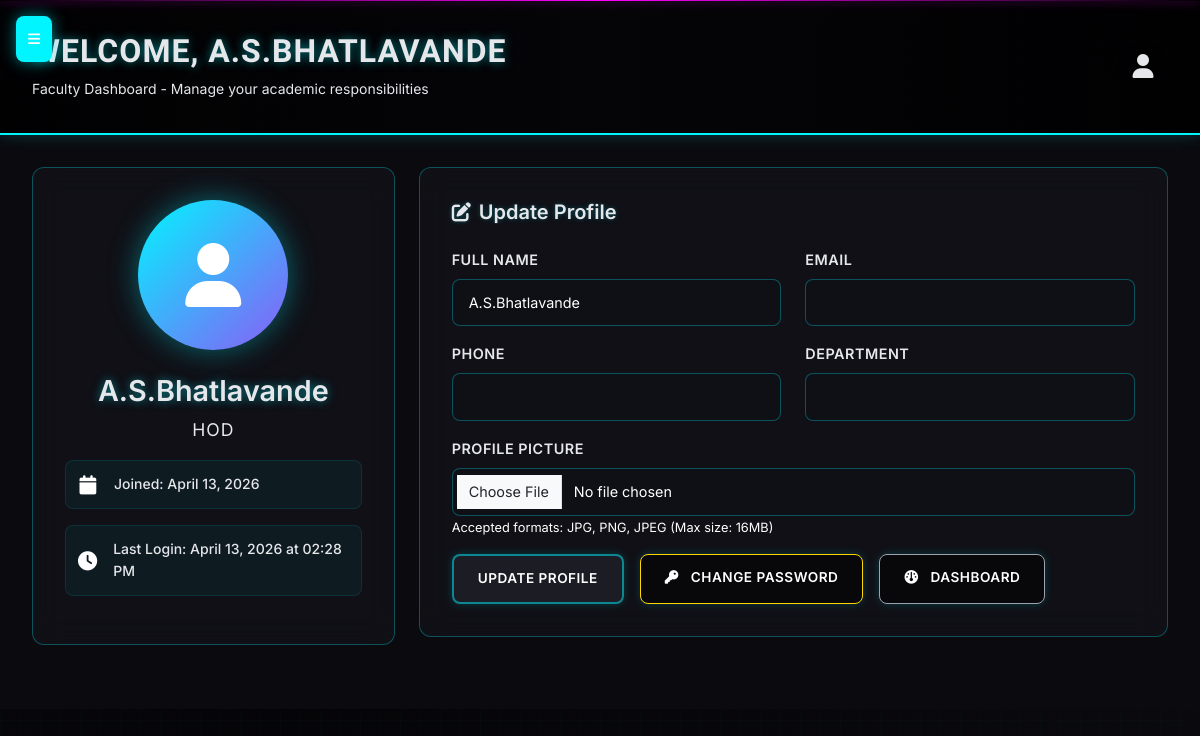
The app's page /profile (signed in), older data.
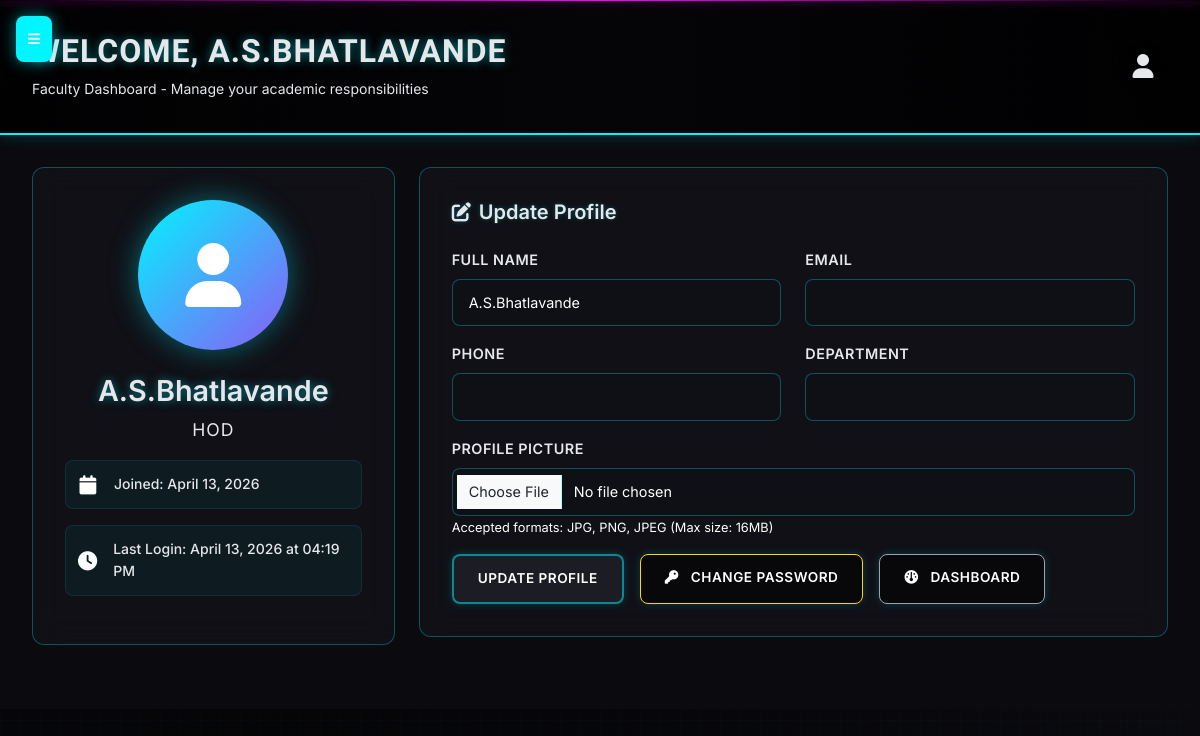
The same page, newer data.
### models.py (models this page shows, shortened)
class User(UserMixin, db.Model):
    id = db.Column(db.Integer, primary_key=True)
    username = db.Column(db.String(150), unique=True, nullable=False)
    password_hash = db.Column(db.String(256))
    role = db.Column(db.String(20), nullable=False)  # hod, cc, faculty, student
    email = db.Column(db.String(120), unique=True)
    phone = db.Column(db.String(15))
    full_name = db.Column(db.String(200))
    department = db.Column(db.String(100))
    profile_picture = db.Column(db.String(200))
    date_joined = db.Column(db.DateTime, default=datetime.utcnow)
    last_login = db.Column(db.DateTime)
    is_active = db.Column(db.Boolean, default=True)
    roll_number = db.Column(db.String(20))  # For students
    section = db.Column(db.String(10))     # For students

### app.py (the view, shortened to what this page needs)
@app.route('/profile', methods=['GET', 'POST'])
@login_required
def profile():
    form = ProfileForm()
    form.full_name.data = current_user.full_name
    form.email.data = current_user.email
    form.phone.data = current_user.phone
    form.department.data = current_user.department
    return render_template('profile.html', form=form)

### forms.py
class ProfileForm(FlaskForm):
    full_name = StringField('Full Name', validators=[
        DataRequired(),
        Length(min=2, max=200),
        Regexp(r'^[A-Za-z\s\-\'\.]+$', message='Name can only contain letters, spaces, hyphens, apostrophes, and periods')
    ])
    email = EmailField('Email', validators=[DataRequired(), Email()])
    phone = StringField('Phone', validators=[
        Optional(),
        Length(max=15),
        Regexp(r'^[\d\s\-\+\(\)]+$', message='Phone number can only contain digits, spaces, hyphens, plus, and parentheses')
    ])
    department = StringField('Department', validators=[Optional(), Length(max=100)])
    profile_picture = FileField('Profile Picture', validators=[FileAllowed(['jpg', 'png', 'jpeg'], 'Images only!')])
    submit = SubmitField('Update Profile')

### app.py (called while the page is built)
@login_manager.user_loader
def load_user(user_id):
    return User.query.get(int(user_id))

### templates/profile.html (shortened to what the changed rows need)
{% extends "faculty_base.html" %}
{% block content %}
<div class="row">
    <div class="col-md-4">
        <div class="profile-card">
            {% if current_user.profile_picture %}
                <img src="{{ url_for('static', filename=current_user.profile_picture) }}"
                     alt="Profile Picture" class="profile-avatar" style="object-fit: cover;"
                     onerror="this.style.display='none'; this.nextElementSibling.style.display='flex';">
                <div class="profile-avatar" style="display:none;">
                    <i class="fas fa-user"></i>
                </div>
            {% else %}
                <div class="profile-avatar">
                    <i class="fas fa-user"></i>
                </div>
            {% endif %}
            <h4 class="profile-name">{{ current_user.full_name or current_user.username }}</h4>
            <p class="profile-role">{{ current_user.role.title() }}</p>
            <div class="profile-info-item">
                <i class="fas fa-calendar"></i>
                <span>Joined: {{ current_user.date_joined.strftime('%B %d, %Y') if current_user.date_joined else 'N/A' }}</span>
            </div>
            {% if current_user.last_login %}
                <div class="profile-info-item">
                    <i class="fas fa-clock"></i>
                    <span>Last Login: {{ current_user.last_login.strftime('%B %d, %Y at %I:%M %p') }}</span>
                </div>
            {% endif %}
        </div>
    </div>
    <div class="col-md-8">
        <div class="form-section">
            <form method="POST" enctype="multipart/form-data">
                <div class="row">
                    <div class="col-md-6">
                        <div class="mb-3">
                            {{ form.full_name.label(class="form-label") }}
                            {{ form.full_name(class="form-control") }}
                        </div>
                    </div>
                    <div class="col-md-6">
                        <div class="mb-3">
                            {{ form.email.label(class="form-label") }}
                            {{ form.email(class="form-control") }}
                        </div>
                    </div>
                </div>
                <div class="row">
                    <div class="col-md-6">
                        <div class="mb-3">
                            {{ form.phone.label(class="form-label") }}
                            {{ form.phone(class="form-control") }}
                        </div>
                    </div>
                    <div class="col-md-6">
                        <div class="mb-3">
                            {{ form.department.label(class="form-label") }}
                            {{ form.department(class="form-control") }}
                        </div>
                    </div>
                </div>
                <div class="mb-3">
                    {{ form.profile_picture.label(class="form-label") }}
                    {{ form.profile_picture(class="form-control") }}
                    <small class="form-text">Accepted formats: JPG, PNG, JPEG (Max size: 16MB)</small>
                </div>
            </form>
        </div>
    </div>
</div>
{% endblock %}

### templates/faculty_base.html (shortened to what this page needs)
<!DOCTYPE html>
<html lang="en">
<head>
    <link href="https://cdnjs.cloudflare.com/ajax/libs/font-awesome/6.4.0/css/all.min.css" rel="stylesheet">
    <link href="https://cdn.jsdelivr.net/npm/bootstrap@5.3.0/dist/css/bootstrap.min.css" rel="stylesheet">
</head>
<body>
    <button class="mobile-menu-toggle" onclick="toggleSidebar()">
        <i class="fas fa-bars"></i>
    </button>
    <div class="dashboard-layout">
        <main class="main-content">
            <div class="top-header">
                <div class="d-flex align-items-center justify-content-between">
                    <div>
                        <h1>Welcome, {{ current_user.full_name or current_user.username }}</h1>
                        <p>Faculty Dashboard - Manage your academic responsibilities</p>
                    </div>
                    <div class="profile-section">
                        <div class="profile-icon">
                            <i class="fas fa-user"></i>
                        </div>
                    </div>
                </div>
            </div>
            <div class="content-area">
                {% block content %}{% endblock %}
            </div>
        </main>
    </div>
</body>
</html>

Row changes from the older to the newer data that the page shows:
changed User "A.S.BHATLAVANDE": last_login "April 13, 2026 at 02:28 PM" → "April 13, 2026 at 04:19 PM"
